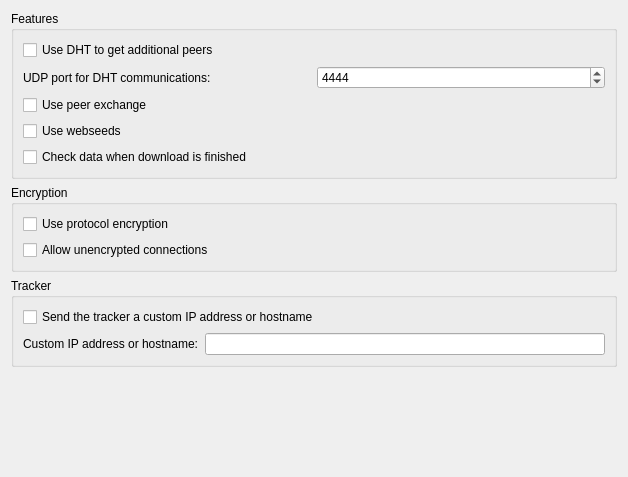
<?xml version="1.0" encoding="UTF-8"?>
<ui version="4.0">
 <class>BTPref</class>
 <widget class="QWidget" name="BTPref">
  <property name="geometry">
   <rect>
    <x>0</x>
    <y>0</y>
    <width>628</width>
    <height>477</height>
   </rect>
  </property>
  <layout class="QVBoxLayout" name="verticalLayout_2">
   <item>
    <widget class="QGroupBox" name="dhtGroupBox">
     <property name="title">
      <string>Features</string>
     </property>
     <layout class="QVBoxLayout">
      <item>
       <widget class="QCheckBox" name="kcfg_dhtSupport">
        <property name="toolTip">
         <string>DHT is a trackerless protocol to find peers sharing the same torrents as you do.</string>
        </property>
        <property name="text">
         <string>Use DHT to get additional peers</string>
        </property>
       </widget>
      </item>
      <item>
       <layout class="QHBoxLayout">
        <item>
         <widget class="QLabel" name="label_4">
          <property name="text">
           <string>UDP port for DHT communications:</string>
          </property>
         </widget>
        </item>
        <item>
         <widget class="KIntSpinBox" name="kcfg_dhtPort">
          <property name="toolTip">
           <string>&lt;!DOCTYPE HTML PUBLIC &quot;-//W3C//DTD HTML 4.0//EN&quot; &quot;http://www.w3.org/TR/REC-html40/strict.dtd&quot;&gt;
&lt;html&gt;&lt;head&gt;&lt;meta name=&quot;qrichtext&quot; content=&quot;1&quot; /&gt;&lt;style type=&quot;text/css&quot;&gt;
p, li { white-space: pre-wrap; }
&lt;/style&gt;&lt;/head&gt;&lt;body style=&quot; font-family:'OpenSymbol'; font-size:8pt; font-weight:400; font-style:normal;&quot;&gt;
&lt;p style=&quot; margin-top:0px; margin-bottom:0px; margin-left:0px; margin-right:0px; -qt-block-indent:0; text-indent:0px;  font-size:9pt;&quot;&gt;&lt;span style=&quot; font-size:8pt;&quot;&gt;UDP port to use for the DHT protocol.&lt;/span&gt;&lt;/p&gt;
&lt;p style=&quot;-qt-paragraph-type:empty; margin-top:0px; margin-bottom:0px; margin-left:0px; margin-right:0px; -qt-block-indent:0; text-indent:0px;&quot;&gt;&lt;/p&gt;
&lt;p style=&quot; margin-top:0px; margin-bottom:0px; margin-left:0px; margin-right:0px; -qt-block-indent:0; text-indent:0px; &quot;&gt;&lt;span style=&quot; font-weight:600;&quot;&gt;Attention:&lt;/span&gt; If you are behind a router, this port needs to be forwarded to accept incoming DHT requests. The UPnP plugin can do this for you.&lt;/p&gt;&lt;/body&gt;&lt;/html&gt;</string>
          </property>
          <property name="minimum">
           <number>1</number>
          </property>
          <property name="maximum">
           <number>65535</number>
          </property>
          <property name="value">
           <number>4444</number>
          </property>
         </widget>
        </item>
       </layout>
      </item>
      <item>
       <widget class="QCheckBox" name="kcfg_pexEnabled">
        <property name="toolTip">
         <string>Whether or not to use µTorrent compatible peer exchange.</string>
        </property>
        <property name="text">
         <string>Use peer exchange</string>
        </property>
       </widget>
      </item>
      <item>
       <widget class="QCheckBox" name="kcfg_webseedsEnabled">
        <property name="toolTip">
         <string>Enable or disable the use of webseeds when they are present in a torrent.</string>
        </property>
        <property name="text">
         <string>Use webseeds</string>
        </property>
       </widget>
      </item>
      <item>
       <widget class="QCheckBox" name="kcfg_checkWhenFinished">
        <property name="toolTip">
         <string>When a torrent has finished downloading, do a full data check on the torrent.</string>
        </property>
        <property name="text">
         <string>Check data when download is finished</string>
        </property>
       </widget>
      </item>
     </layout>
    </widget>
   </item>
   <item>
    <widget class="QGroupBox" name="groupBox_4">
     <property name="title">
      <string>Encryption</string>
     </property>
     <layout class="QVBoxLayout">
      <item>
       <widget class="QCheckBox" name="kcfg_useEncryption">
        <property name="toolTip">
         <string>&lt;html&gt;&lt;head&gt;&lt;meta name=&quot;qrichtext&quot; content=&quot;1&quot; /&gt;&lt;style type=&quot;text/css&quot;&gt;
p, li { white-space: pre-wrap; }
&lt;/style&gt;&lt;/head&gt;&lt;body&gt;
&lt;p style=&quot; margin-top:0px; margin-bottom:0px; margin-left:0px; margin-right:0px; -qt-block-indent:0; text-indent:0px;&quot;&gt;Protocol encryption is useful when your ISP is slowing down bittorrent connections. &lt;/p&gt;
&lt;p style=&quot; margin-top:0px; margin-bottom:0px; margin-left:0px; margin-right:0px; -qt-block-indent:0; text-indent:0px;&quot;&gt;The encryption will prevent your bittorrent traffic to be flagged as bittorrent traffic, and so the ISP will not slow it down.&lt;/p&gt;&lt;/body&gt;&lt;/html&gt;</string>
        </property>
        <property name="text">
         <string>Use protocol encryption</string>
        </property>
       </widget>
      </item>
      <item>
       <widget class="QCheckBox" name="kcfg_allowUnencryptedConnections">
        <property name="toolTip">
         <string>Not all clients support encryption, and some people have encryption disabled. If you want to connect to those peers, you need to have this option enabled.</string>
        </property>
        <property name="text">
         <string>Allow unencrypted connections</string>
        </property>
       </widget>
      </item>
     </layout>
    </widget>
   </item>
   <item>
    <widget class="QGroupBox" name="groupBox">
     <property name="title">
      <string>Tracker</string>
     </property>
     <layout class="QVBoxLayout" name="verticalLayout">
      <item>
       <widget class="QCheckBox" name="kcfg_useCustomIP">
        <property name="toolTip">
         <string>Instead of allowing the tracker to determine your IP address, tell the tracker which IP address to use. Use this when you are behind a proxy.</string>
        </property>
        <property name="text">
         <string>Send the tracker a custom IP address or hostname</string>
        </property>
       </widget>
      </item>
      <item>
       <layout class="QHBoxLayout" name="horizontalLayout">
        <item>
         <widget class="QLabel" name="label">
          <property name="text">
           <string>Custom IP address or hostname:</string>
          </property>
         </widget>
        </item>
        <item>
         <widget class="QLineEdit" name="kcfg_customIP">
          <property name="toolTip">
           <string>Custom IP address or hostname to send to the tracker. Hostnames will be resolved at runtime and the resolved IP address will be sent to the tracker.</string>
          </property>
         </widget>
        </item>
       </layout>
      </item>
     </layout>
    </widget>
   </item>
   <item>
    <spacer>
     <property name="orientation">
      <enum>Qt::Vertical</enum>
     </property>
     <property name="sizeHint" stdset="0">
      <size>
       <width>20</width>
       <height>40</height>
      </size>
     </property>
    </spacer>
   </item>
  </layout>
 </widget>
 <customwidgets>
  <customwidget>
   <class>KIntSpinBox</class>
   <extends>QSpinBox</extends>
   <header>knuminput.h</header>
  </customwidget>
 </customwidgets>
 <resources/>
 <connections>
  <connection>
   <sender>kcfg_dhtSupport</sender>
   <signal>toggled(bool)</signal>
   <receiver>kcfg_dhtPort</receiver>
   <slot>setEnabled(bool)</slot>
   <hints>
    <hint type="sourcelabel">
     <x>355</x>
     <y>51</y>
    </hint>
    <hint type="destinationlabel">
     <x>370</x>
     <y>75</y>
    </hint>
   </hints>
  </connection>
  <connection>
   <sender>kcfg_useEncryption</sender>
   <signal>toggled(bool)</signal>
   <receiver>kcfg_allowUnencryptedConnections</receiver>
   <slot>setEnabled(bool)</slot>
   <hints>
    <hint type="sourcelabel">
     <x>126</x>
     <y>188</y>
    </hint>
    <hint type="destinationlabel">
     <x>129</x>
     <y>215</y>
    </hint>
   </hints>
  </connection>
  <connection>
   <sender>kcfg_useCustomIP</sender>
   <signal>toggled(bool)</signal>
   <receiver>kcfg_customIP</receiver>
   <slot>setEnabled(bool)</slot>
   <hints>
    <hint type="sourcelabel">
     <x>93</x>
     <y>273</y>
    </hint>
    <hint type="destinationlabel">
     <x>272</x>
     <y>304</y>
    </hint>
   </hints>
  </connection>
 </connections>
</ui>
